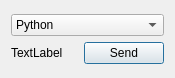
<?xml version="1.0" encoding="UTF-8"?>
<ui version="4.0">
 <class>Dialog</class>
 <widget class="QDialog" name="Dialog">
  <property name="geometry">
   <rect>
    <x>0</x>
    <y>0</y>
    <width>175</width>
    <height>78</height>
   </rect>
  </property>
  <property name="windowTitle">
   <string>Dialog</string>
  </property>
  <layout class="QGridLayout" name="gridLayout_3">
   <item row="0" column="0">
    <layout class="QGridLayout" name="gridLayout_2">
     <item row="0" column="0">
      <widget class="QComboBox" name="lenguajes">
       <item>
        <property name="text">
         <string>Python</string>
        </property>
       </item>
       <item>
        <property name="text">
         <string>Python3</string>
        </property>
       </item>
       <item>
        <property name="text">
         <string>PHP</string>
        </property>
       </item>
       <item>
        <property name="text">
         <string>C</string>
        </property>
       </item>
       <item>
        <property name="text">
         <string>C++</string>
        </property>
       </item>
      </widget>
     </item>
     <item row="1" column="0">
      <layout class="QGridLayout" name="gridLayout">
       <item row="0" column="0">
        <widget class="QLabel" name="labelLenguaje">
         <property name="text">
          <string>TextLabel</string>
         </property>
        </widget>
       </item>
       <item row="0" column="1">
        <widget class="QPushButton" name="send">
         <property name="text">
          <string>Send</string>
         </property>
        </widget>
       </item>
      </layout>
     </item>
    </layout>
   </item>
  </layout>
 </widget>
 <resources/>
 <connections/>
</ui>
